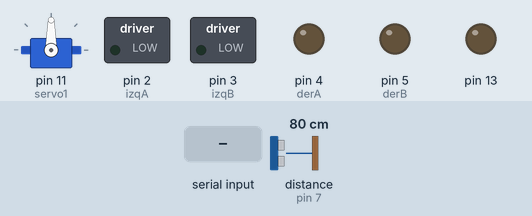
Recording of a sketch running on a simulated Arduino Uno, built with avr-gcc and run on an emulated ATmega328P. On the bench: servo, switched loads named in the sketch (green lamp = pin HIGH), output pins drawn as LEDs (lit = HIGH). Wiring (inferred from the names in the program): ultrasonic range finder: trigger pin 6; echo pin 7. The test bench sets the inputs (shaded band); at power-on: distance to the obstacle (sensor on pin 7) 80 cm. The echo pulse lasts 58.3 µs per cm; random numbers use the default seed unless the sketch sets one; pins used as bus, display or sensor lines are not drawn.

Above: at 1.2 s.
1.3 s: "g" received over Serial
At 2.1 s:
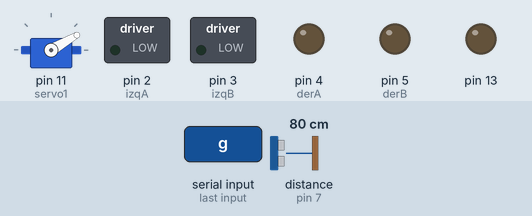
4.3 s: "a" received over Serial
At 7.0 s:
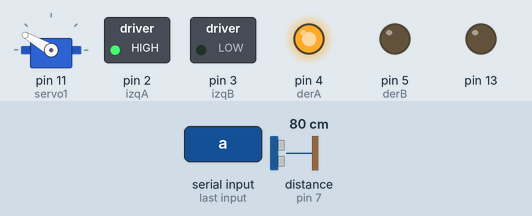
7.3 s: "b" received over Serial
At 8.3 s:
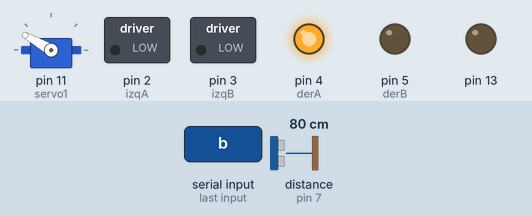
8.8 s: "d" received over Serial
At 9.4 s:
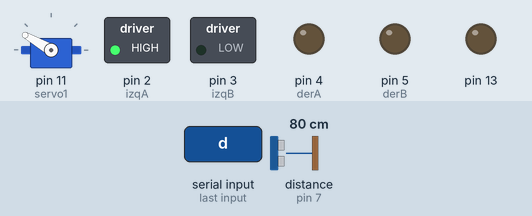
10.3 s: "e" received over Serial
At 11.5 s:
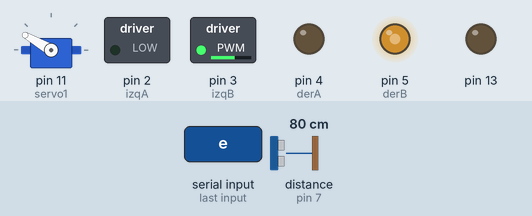
11.8 s: "h" received over Serial
At 12.9 s:
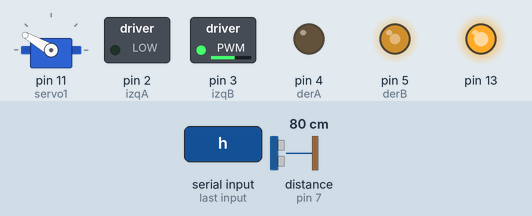
Timing chart, 0 to 14.3 s (numbered marks = the images above; inputs shaded):
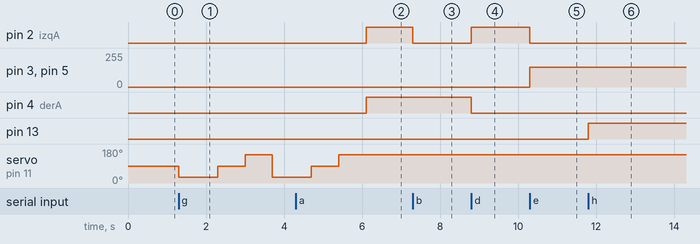

The sketch:

distancia_v4_bt.ino
```cpp
#include <Servo.h>                // Incluye la libreria Servo
Servo servo1;                    // Crea el objeto servo1 con las caracteristicas de Servo

#define izqA 2
#define izqB 3
#define derA 4
#define derB 5
#define pecho 7            // define el pin 2 como (pecho) para el Ultrasonido
#define ptrig 6            // define el pin 3 como (ptrig) para el Ultrasonido
#define distanciaparar 15
#define vel 180            // Velocidad de los motores (0-255)
#define velreversa 150    // Velocidad de los motores reversa (0-255)

char estado = 'c';         // inicia detenido
int aleatorio=0;          //Variable para guardar un valor aleatorio.
int duracion, distancia;  // para Calcular distacia

void setup()  {
  Serial.begin(9600);    // inicia el puerto serial para comunicacion con el Bluetooth
  pinMode(derA, OUTPUT);
  pinMode(derB, OUTPUT);
  pinMode(izqA, OUTPUT);
  pinMode(izqB, OUTPUT);

  pinMode(pecho, INPUT);   // define el pin 2 como entrada (pecho)
  pinMode(ptrig,OUTPUT);   // define el pin 3 como salida  (ptrig)
  pinMode(13,OUTPUT);

  servo1.attach(11,660,1400);    // Asocia el servo1 al pin 11, define el min y max del ancho del pulso
                                 // eso depende del fabricante del servo
 digitalWrite(ptrig, HIGH);   // genera el pulso de trigger por 10us
     delay(0.01);
     digitalWrite(ptrig, LOW);

     duracion = pulseIn(pecho, HIGH);          // Lee el tiempo del Echo
     distancia = (duracion/2) / 29;            // calcula la distancia en centimetros
     delay(10);
}

void loop()  {

  if(Serial.available()>0){        // lee el bluetooth y almacena en estado
    estado = Serial.read();
  }
  if(estado=='a'){           // Boton desplazar al Frente

         analogWrite(derB, 0);
         analogWrite(izqB, 0);
         analogWrite(derA, vel);
         analogWrite(izqA, vel);

  }
  if(estado=='b'){          // Boton IZQ

    analogWrite(derB, 0);
    analogWrite(izqB, 0);
    analogWrite(derA, vel);
    analogWrite(izqA, 0);
  }
  if(estado=='c'){         // Boton Parar
    analogWrite(derB, 0);
    analogWrite(izqB, 0);
    analogWrite(derA, 0);
    analogWrite(izqA, 0);
  }
  if(estado=='d'){          // Boton DER

    analogWrite(derB, 0);
    analogWrite(izqB, 0);
    analogWrite(izqA, vel);
    analogWrite(derA, 0);
  }

  if(estado=='e'){          // Boton Reversa

    analogWrite(derA, 0);
    analogWrite(izqA, 0);
    analogWrite(derB, velreversa);
    analogWrite(izqB, velreversa);
  }

  if (estado =='f'){               // Boton ON,  se mueve sensando distancia

     digitalWrite(ptrig, HIGH);   // genera el pulso de trigger por 10us
     delay(0.01);
     digitalWrite(ptrig, LOW);

     duracion = pulseIn(pecho, HIGH);          // Lee el tiempo del Echo
     distancia = (duracion/2) / 29;            // calcula la distancia en centimetros
     delay(10);

     if (distancia <= 15 && distancia >=2){    // si la distancia es menor de 15cm
       aleatorio=random (2);//Funcion aleatoria para hacer que el robot no gire siempre en el mismo sentido.
        digitalWrite(13,HIGH);                 // Enciende LED

        analogWrite(derB, 0);             // Parar los motores por 200 mili segundos
        analogWrite(izqB, 0);
        analogWrite(derA, 0);
        analogWrite(izqA, 0);
        delay (200);

        analogWrite(derB, vel);          // Reversa durante 500 mili segundos
        analogWrite(izqB, vel);
        delay(500);

       if(aleatorio==0){//Si la variable aleatorio vale 0 entra en este bucle.
       digitalWrite(izqA,1);    //gira derecha
       digitalWrite(izqB,0);
       digitalWrite(derA,0);
       digitalWrite(derB,0);
       delay(500);}
       if (aleatorio==1){//Si la variable aleatorio vale 1 entra en este bucle.
       digitalWrite(izqA,0);    //gira izquierda
       digitalWrite(izqB,0);
       digitalWrite(derA,1);
       digitalWrite(derB,0);
       delay(500); }
        digitalWrite(13,LOW);
     }
     else{                             // Si no hay obstaculos se desplaza al frente
         analogWrite(derB, 0);
         analogWrite(izqB, 0);
         analogWrite(derA, vel);
         analogWrite(izqA, vel);
     }
  }
  if(estado=='g'){                   // Boton SER, activa el Servomotor
    servo1.write(30);                // Gira el servo a 30 grados
    delay(1000);                     // Espera 1000 mili segundos a que el servo llegue a la posicion

    servo1.write(90);                // Gira el servo a 90 grados
    delay(700);                      // Espera 700 mili segundos a que el servo llegue a la posicion

    servo1.write(150);               //Gira el servo a 150 grados
    delay(700);
  }

    if(estado=='h'){                 //Programacion de los botones 13-10-9-6-5
    digitalWrite(13,1);
  }
      if(estado=='m'){
    digitalWrite(13,0);
  }


}
```

Measured:
- after the input at 1.3 s, servo on pin 11 (servo1): 90° → 30° at once, → 90° 1.0 s later, → 150° 0.70 s later, → 30° 0.70 s later
- after the input at 4.3 s, pin 2 (izqA), pin 4 (derA): LOW → HIGH after 1.8 s
- after the input at 7.3 s, pin 2 (izqA): HIGH → LOW at once
- after the input at 8.8 s, pin 2 (izqA): LOW → HIGH at once; pin 4 (derA): HIGH → LOW at once
- after the input at 10.3 s, pin 2 (izqA): HIGH → LOW at once; pin 3 (izqB), pin 5 (derB): 0/255 → 150/255 at once
- after the input at 11.8 s, pin 13: LOW → HIGH at once
